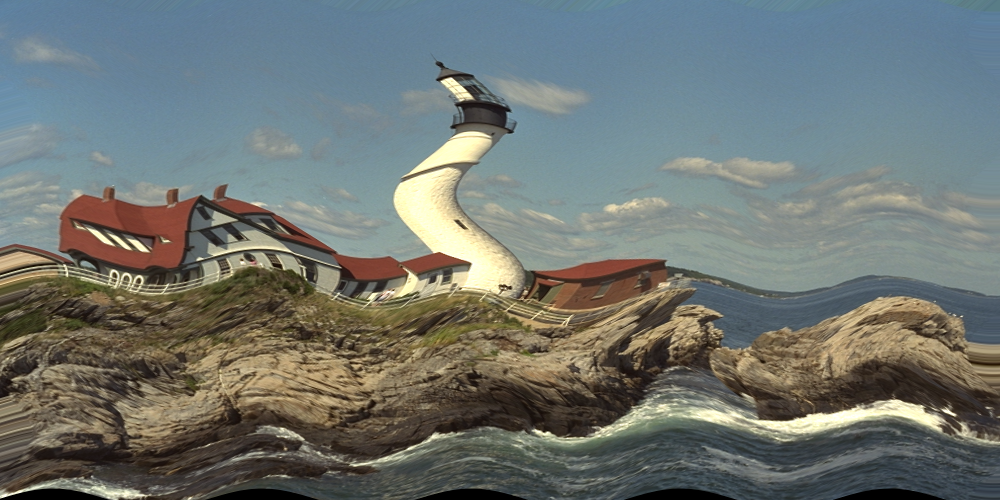

Generate this figure with Julia:
using Images, TestImages, ColorTypes, FixedPointNumbers
using CuArrays, CUDAnative
using CuTextures

# Get the input image. Use RGBA to have 4 channels since CUDA textures can have only 1, 2 or 4 channels.
img = RGBA{N0f8}.(testimage("lighthouse"))

# Tell CuTextures the alias type of RGBA{N0f8} in the CUDA textures world
CuTextures.cuda_texture_alias_type(::Type{RGBA{N0f8}}) = NTuple{4,UInt8}

# Create a texture memory object (CUDA array) and initilaize it with the input image content (from host).
texturearray = CuTextureArray(img)

# Create a texture object and bind it to the texture memory created above
texture = CuTexture(texturearray)

# Define an image warping kernel
function warp(dst, texture)
    i = (blockIdx().x - 1) * blockDim().x + threadIdx().x
    j = (blockIdx().y - 1) * blockDim().y + threadIdx().y
    u = (Float32(i) - 1f0) / (Float32(size(dst, 1)) - 1f0)
    v = (Float32(j) - 1f0) / (Float32(size(dst, 2)) - 1f0)
    x = u + 0.02f0 * CUDAnative.sin(30v)
    y = v + 0.03f0 * CUDAnative.sin(20u)
    @inbounds dst[i,j] = texture[x,y]
    return nothing
end

# Create a 500x1000 CuArray for the output (warped) image
outimg_d = CuArray{eltype(img)}(undef, 500, 1000)

# Execute the kernel
@cuda threads = (size(outimg_d, 1), 1) blocks = (1, size(outimg_d, 2)) warp(outimg_d, texture)

# Get the output image into host memory and save it to a file
outimg = Array(outimg_d)
save("imgwarp.png", outimg)
